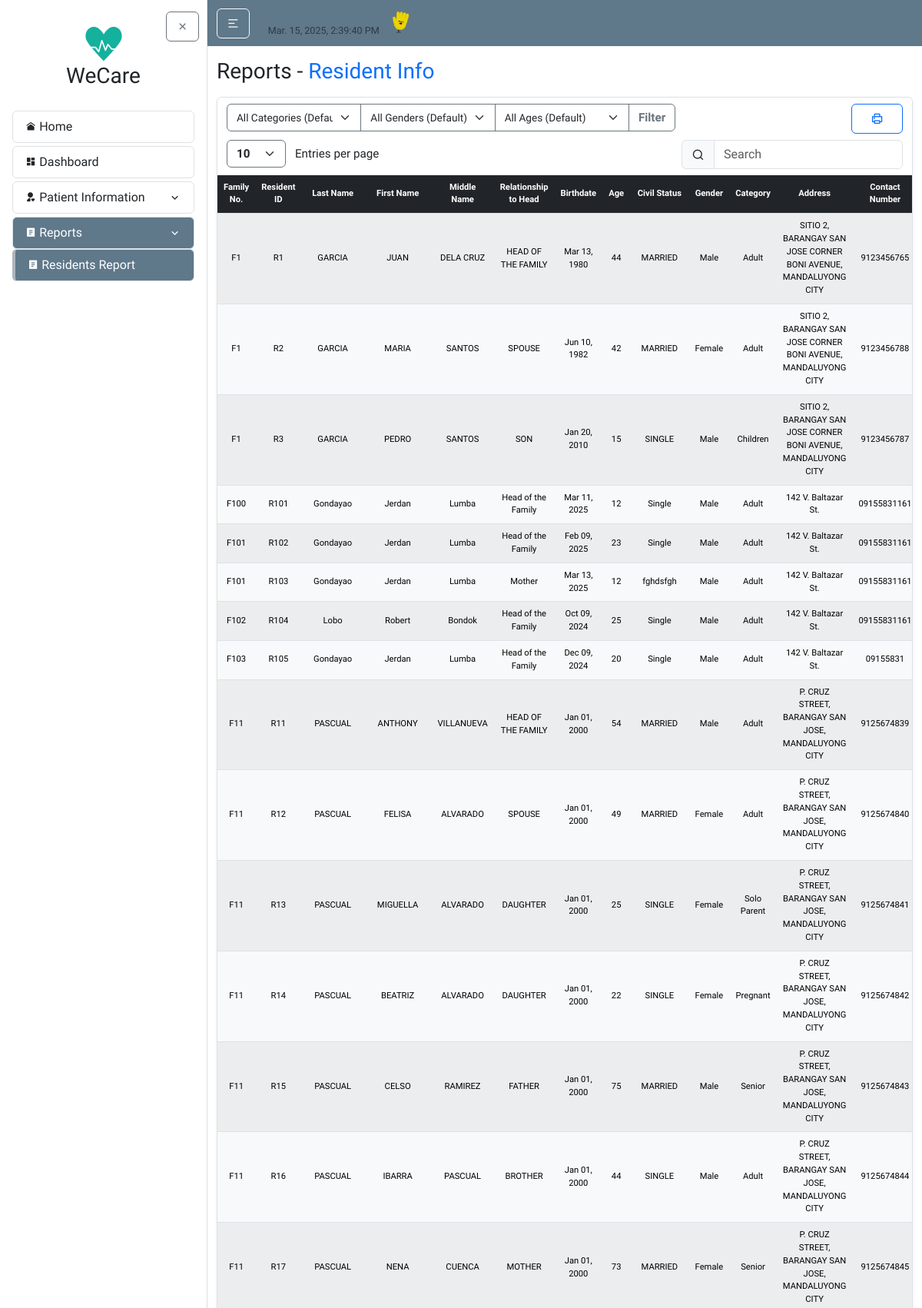
The page /reports/residentInfo/ (upper part) on the database its author committed.
### residentInfo/models.py (models this page shows, shortened)
class Resident(models.Model):
    id = models.CharField(max_length=10, primary_key=True, editable=False)
    family = models.ForeignKey(Family, on_delete=models.CASCADE, related_name='residents', null=True)
    last_name = models.CharField(max_length=100, default="--")
    first_name = models.CharField(max_length=100, default="--")
    middle_name = models.CharField(max_length=100, blank=True, null=True, default="--")
    relationship_to_head = models.CharField(max_length=50, default="--")
    birthdate = models.DateField(default=datetime.date(2000, 1, 1))
    age = models.PositiveIntegerField(default=0)
    civil_status = models.CharField(max_length=50, default="--")
    gender = models.CharField(max_length=20, choices=GENDER_CHOICES, default="Male")
    category = models.CharField(max_length=20, choices=CATEGORY_CHOICES, default='N/A')
    present_address = models.CharField(max_length=255, default="--")
    contact_number = models.CharField(max_length=20, default="--")
    date_updated = models.DateTimeField(auto_now=True)

class Family(models.Model):
    family_no = models.CharField(max_length=10, primary_key=True, editable=False)
    date_updated = models.DateTimeField(auto_now=True)

### reports/views.py (the view, shortened to what this page needs)
# urls.py: path('residentInfo/', views.residentInfoReport, name='reports-resident-info'),
def residentInfoReport(request):
    category = request.GET.get('category', '')
    gender = request.GET.get('gender', '')
    age_group = request.GET.get('age', '')
    residents = Resident.objects.select_related('family').all()
    if category:
        residents = residents.filter(category=category)
    if gender:
        residents = residents.filter(gender=gender)
    residents = residents.order_by('family__family_no', 'id')
    return render(request, 'reports/residentInfoReport.html', {'residents': residents})

### reports/templates/reports/residentInfoReport.html (shortened to what this page needs)
{% extends "home/layout.html" %}
{% load static %}
{% block body %}
<h3 class="mb-3">Reports - <span class="text-primary">Resident Info</span></h3>
<article class="content-section border rounded p-0 shadow-sm">
    <div class="container">
      <div class="row mt-2">
        <div class="col-auto">
          <form method="get" action="">
            <div class="input-group">
                <select name="category" class="form-select border-secondary" style="cursor: pointer; vertical-align: middle; font-size: calc(0.7rem + 0.2vw);">
                  <option value="" {% if not request.GET.category %}selected{% endif %}>All Categories (Default)</option>
                </select>
                <select name="gender" class="form-select border-secondary" style="cursor: pointer; vertical-align: middle; font-size: calc(0.7rem + 0.2vw);">
                  <option value="" {% if not request.GET.gender %}selected{% endif %}>All Genders (Default)</option>
                </select>
                <select name="age" class="form-select border-secondary" style="cursor: pointer; vertical-align: middle; font-size: calc(0.7rem + 0.2vw);">
                    <option value="" {% if not request.GET.age %}selected{% endif %}>All Ages (Default)</option>
                </select>
              <button type="submit" class="btn btn-outline-secondary fw-bold" style="font-size: calc(0.8rem + 0.2vw);">Filter</button>
            </div>
          </form>
        </div>
        <div class="col-md-auto ms-sm-auto">
            <div class="d-flex gap-2 mt-3 mt-sm-0">
                <button class="btn btn-outline-primary btn-block px-4" onclick="printTable()">
                  <i class="ri-printer-line"></i>
                </button>
            </div>
        </div>
      </div>
      <div class="row mt-2">
        <div class="col-auto">
          <select id="customEntries" class="form-select d-inline w-auto border-secondary fw-bold" style="font-size: calc(0.8rem + 0.2vw); cursor: pointer; vertical-align: middle;">
            <option value="10">10</option>
          </select>
          <span class="d-inline ms-2" style="font-size: calc(0.8rem + 0.2vw); vertical-align: middle;">Entries per page</span>
        </div>
        <div class="col-auto ms-auto">
            <div class="input-group input-group-merge">
                <span class="input-group-text"><i class="ri-search-line"></i></span>
                <input type="text" id="searchBar" class="form-control" placeholder="Search" aria-label="Search">
            </div>
        </div>
      </div>
    </div>
    <div class="table-responsive table-nowrap mt-2">
        <table id="dataTable" class="table table-light table-hover table-striped table-striped text-cente m-0 projectTables">
        <thead class="table-dark">
          <tr>
            <th class="text-center">Family No.</th>
            <th class="text-center">Resident ID</th>
            <th class="text-center">Last Name</th>
            <th class="text-center">First Name</th>
            <th class="text-center">Middle Name</th>
            <th class="text-center">Relationship to Head</th>
            <th class="text-center">Birthdate</th>
            <th class="text-center">Age</th>
            <th class="text-center">Civil Status</th>
            <th class="text-center">Gender</th>
            <th class="text-center">Category</th>
            <th class="text-center">Address</th>
            <th class="text-center">Contact Number</th>
          </tr>
        </thead>
        <tbody>
            {% for resident in residents %}
            <tr>
                <td class="text-center">{{ resident.family.family_no }}</a></td>
                <td class="text-center">{{ resident.id }}</td>
                <td class="text-center">{{ resident.last_name }}</td>
                <td class="text-center">{{ resident.first_name }}</td>
                <td class="text-center">{{ resident.middle_name }}</td>
                <td class="text-center">{{ resident.relationship_to_head|capfirst }}</td>
                <td class="text-center">{{ resident.birthdate|date:"M d, Y" }}</td>
                <td class="text-center">{{ resident.age }}</td>
                <td class="text-center">{{ resident.civil_status }}</td>
                <td class="text-center">{{ resident.gender }}</td>
                <td class="text-center">{{ resident.category }}</td>
                <td class="text-center">{{ resident.present_address }}</td>
                <td class="text-center">{{ resident.contact_number }}</td>
            </tr>
            {% endfor %}
        </tbody>
        </table>
    </div>
</article>
{% endblock body %}

### home/static/home/main.css (style rules this page uses)
body { background: #fafafa; color: #333333; font-family: 'Varela Round', sans-serif!important; }
h1, h2, h3, h4, h5, h6 { color: #444444; font-size: calc(1rem + 0.8vw); margin-bottom: 1rem; }
.content-section { background: #ffffff; padding: 1.25rem; border: 1px solid #dddddd; border-radius: 0.5rem; margin-bottom: 1.5rem; }
.projectTables { font-size: calc(0.55rem + 0.2vw); margin-bottom: 0; }
.projectTables th, .projectTables td { padding: calc(5px + 0.2vw) calc(8px + 0.2vw); vertical-align: middle; border-color: #dee2e6; text-align: center; }
.projectTables thead th { font-weight: 600; }
button, input[type="submit"] { margin-top: 10px; }
.container { max-width: 1490px!important; }
html { scroll-behavior: smooth; }

### rows shown on the page
Resident: family.family_no "F1", id "R1", last_name "GARCIA", first_name "JUAN", middle_name "DELA CRUZ", relationship_to_head "HEAD OF THE FAMILY", birthdate "Mar 13, 1980", age "44", civil_status "MARRIED", gender "Male", category "Adult", present_address "SITIO 2, BARANGAY SAN JOSE CORNER BONI AVENUE, MANDALUYONG CITY", contact_number "9123456765"
Resident: family.family_no "F1", id "R2", last_name "GARCIA", first_name "MARIA", middle_name "SANTOS", relationship_to_head "SPOUSE", birthdate "Jun 10, 1982", age "42", civil_status "MARRIED", gender "Female", category "Adult", present_address "SITIO 2, BARANGAY SAN JOSE CORNER BONI AVENUE, MANDALUYONG CITY", contact_number "9123456788"
Resident: family.family_no "F1", id "R3", last_name "GARCIA", first_name "PEDRO", middle_name "SANTOS", relationship_to_head "SON", birthdate "Jan 20, 2010", age "15", civil_status "SINGLE", gender "Male", category "Children", present_address "SITIO 2, BARANGAY SAN JOSE CORNER BONI AVENUE, MANDALUYONG CITY", contact_number "9123456787"
Resident: family.family_no "F100", id "R101", last_name "Gondayao", first_name "Jerdan", middle_name "Lumba", relationship_to_head "Head of the Family", birthdate "Mar 11, 2025", age "12", civil_status "Single", gender "Male", category "Adult", present_address "142 V. Baltazar St.", contact_number "09155831161"
Resident: family.family_no "F101", id "R102", last_name "Gondayao", first_name "Jerdan", middle_name "Lumba", relationship_to_head "Head of the Family", birthdate "Feb 09, 2025", age "23", civil_status "Single", gender "Male", category "Adult", present_address "142 V. Baltazar St.", contact_number "09155831161"
Resident: family.family_no "F101", id "R103", last_name "Gondayao", first_name "Jerdan", middle_name "Lumba", relationship_to_head "Mother", birthdate "Mar 13, 2025", age "12", civil_status "fghdsfgh", gender "Male", category "Adult", present_address "142 V. Baltazar St.", contact_number "09155831161"
Resident: family.family_no "F102", id "R104", last_name "Lobo", first_name "Robert", middle_name "Bondok", relationship_to_head "Head of the Family", birthdate "Oct 09, 2024", age "25", civil_status "Single", gender "Male", category "Adult", present_address "142 V. Baltazar St.", contact_number "09155831161"
Resident: family.family_no "F103", id "R105", last_name "Gondayao", first_name "Jerdan", middle_name "Lumba", relationship_to_head "Head of the Family", birthdate "Dec 09, 2024", age "20", civil_status "Single", gender "Male", category "Adult", present_address "142 V. Baltazar St.", contact_number "09155831"
Resident: family.family_no "F11", id "R11", last_name "PASCUAL", first_name "ANTHONY", middle_name "VILLANUEVA", relationship_to_head "HEAD OF THE FAMILY", birthdate "Jan 01, 2000", age "54", civil_status "MARRIED", gender "Male", category "Adult", present_address "P. CRUZ STREET, BARANGAY SAN JOSE, MANDALUYONG CITY", contact_number "9125674839"
Resident: family.family_no "F11", id "R12", last_name "PASCUAL", first_name "FELISA", middle_name "ALVARADO", relationship_to_head "SPOUSE", birthdate "Jan 01, 2000", age "49", civil_status "MARRIED", gender "Female", category "Adult", present_address "P. CRUZ STREET, BARANGAY SAN JOSE, MANDALUYONG CITY", contact_number "9125674840"
Resident: family.family_no "F11", id "R13", last_name "PASCUAL", first_name "MIGUELLA", middle_name "ALVARADO", relationship_to_head "DAUGHTER", birthdate "Jan 01, 2000", age "25", civil_status "SINGLE", gender "Female", category "Solo Parent", present_address "P. CRUZ STREET, BARANGAY SAN JOSE, MANDALUYONG CITY", contact_number "9125674841"
Resident: family.family_no "F11", id "R14", last_name "PASCUAL", first_name "BEATRIZ", middle_name "ALVARADO", relationship_to_head "DAUGHTER", birthdate "Jan 01, 2000", age "22", civil_status "SINGLE", gender "Female", category "Pregnant", present_address "P. CRUZ STREET, BARANGAY SAN JOSE, MANDALUYONG CITY", contact_number "9125674842"
Resident: family.family_no "F11", id "R15", last_name "PASCUAL", first_name "CELSO", middle_name "RAMIREZ", relationship_to_head "FATHER", birthdate "Jan 01, 2000", age "75", civil_status "MARRIED", gender "Male", category "Senior", present_address "P. CRUZ STREET, BARANGAY SAN JOSE, MANDALUYONG CITY", contact_number "9125674843"
Resident: family.family_no "F11", id "R16", last_name "PASCUAL", first_name "IBARRA", middle_name "PASCUAL", relationship_to_head "BROTHER", birthdate "Jan 01, 2000", age "44", civil_status "SINGLE", gender "Male", category "Adult", present_address "P. CRUZ STREET, BARANGAY SAN JOSE, MANDALUYONG CITY", contact_number "9125674844"
Resident: family.family_no "F11", id "R17", last_name "PASCUAL", first_name "NENA", middle_name "CUENCA", relationship_to_head "MOTHER", birthdate "Jan 01, 2000", age "73", civil_status "MARRIED", gender "Female", category "Senior", present_address "P. CRUZ STREET, BARANGAY SAN JOSE, MANDALUYONG CITY", contact_number "9125674845"
